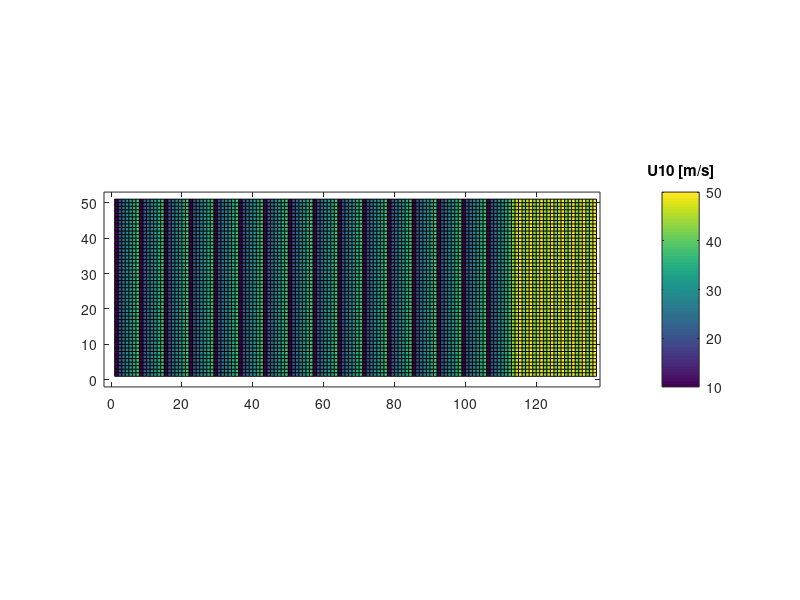

Here is the MATLAB script that generated this plot: (Note: this script raises an error after producing the figure.)
z=repmat(0,51,136);
u=[10 20 24 28 30 34 38];
for i=1:length(u)
	z(:,i:7:112)=u(i);
end
u=[42 46 50];
for i=1:length(u)
	z(:,112+i:3:137)=u(i);
end
pcolor(z);hold on
axis equal;axis([-2 138 -2 53]);
cb=colorbar;set(get(cb,'title'),'string','U10 [m/s]');clim([0 50]);
set(gca,'xtick',[5:7:112,114:3:135],'xticklabel',[22.5:22.5:360 202.5:22.5:360]);
set(gca,'ytick',[1.5:1:51],'yticklabel',[-2:0.25:2.75, 2.99 3:0.5:6.5 0:0.25:2.75, 2.99 3:0.5:6.5],'fontsize',8)
plot([-5,141],[30 30],'k','linewidth',2);
pp=plot([57,57],[30 53],'k','linewidth',2);
patch([1 57 57 1],[30 30 51 51],'k')
ylabel(['          OSK OPEN                                        OSK DICHT']);
xlabel(['wind richting [^oN]']);
zready=z;

z=repmat(0,51,136);
figure;pcolor(z);hold on;clim([0 50]);colorbar
axis equal;axis([-2 138 -2 53]);
cb=colorbar;set(get(cb,'title'),'string','U10 [m/s]');clim([0 50]);
set(gca,'xtick',[5:7:112,114:3:135],'xticklabel',[22.5:22.5:360 202.5:22.5:360]);
set(gca,'ytick',[1.5:1:51],'yticklabel',[-2:0.25:2.75, 2.99 3:0.5:6.5 0:0.25:2.75, 2.99 3:0.5:6.5],'fontsize',8)
plot([-5,141],[30 30],'k','linewidth',2);
pp=plot([57,57],[30 53],'k','linewidth',2);
patch([1 57 57 1],[30 30 51 51],'k')
ylabel(['          OSK OPEN                                        OSK DICHT']);
xlabel(['wind richting [^oN]']);

welke=[29 300 423 1000 2000]
z(welke)=zready(welke)
pcolor(z)
patch([1 57 57 1],[30 30 51 51],'k')
